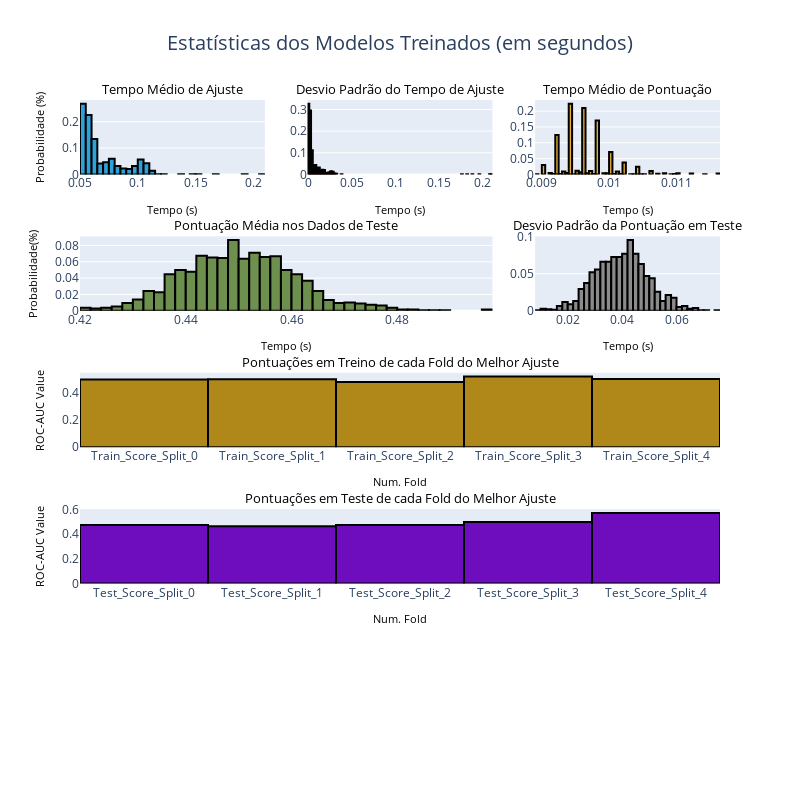

Notebook code cell kept with this figure:
### Code cell
analyze_model_lgr(model_v3)

### Figure 1 — Plotly figure (JSON) as saved in the notebook; plotly's stock layout.template omitted (floating-point values rounded to 4 significant figures; data arrays with more than 128 entries replaced by an {"elided": "..."} marker saying what was removed)
{"data": [{"histnorm": "probability", "marker": {"color": "#30a2da", "line": {"color": "rgb(0,0,0)", "width": 2}}, "name": "tempo médio de ajuste", "type": "histogram", "x": {"elided": "1365 float values"}, "xaxis": "x", "yaxis": "y"}, {"histnorm": "probability", "marker": {"color": "#fc4f30", "line": {"color": "rgb(0,0,0)", "width": 2}}, "name": "Desvio médio do tempo de treino", "type": "histogram", "x": {"elided": "1365 float values"}, "xaxis": "x2", "yaxis": "y2"}, {"histnorm": "probability", "marker": {"color": "#e5ae38", "line": {"color": "rgb(0,0,0)", "width": 2}}, "name": "Tempo médio de score", "type": "histogram", "x": {"elided": "1365 float values"}, "xaxis": "x3", "yaxis": "y3"}, {"histnorm": "probability", "marker": {"color": "#6d904f", "line": {"color": "rgb(0,0,0)", "width": 2}}, "name": "Pontuação Média nos Dados de Teste", "type": "histogram", "x": {"elided": "1365 float values"}, "xaxis": "x4", "yaxis": "y4"}, {"histnorm": "probability", "marker": {"color": "#8b8b8b", "line": {"color": "rgb(0,0,0)", "width": 2}}, "name": "Desvio Padrão da Pontuação em Teste", "type": "histogram", "x": {"elided": "1365 float values"}, "xaxis": "x5", "yaxis": "y5"}, {"marker": {"color": "#b08819", "line": {"color": "rgb(0,0,0)", "width": 2}}, "name": "Pontuação em Folds de Treino", "type": "bar", "x": ["Train_Score_Split_0", "Train_Score_Split_1", "Train_Score_Split_2", "Train_Score_Split_3", "Train_Score_Split_4"], "xaxis": "x6", "y": [0.4974, 0.5, 0.4793, 0.5194, 0.5013], "yaxis": "y6"}, {"marker": {"color": "#6e0dbd", "line": {"color": "rgb(0,0,0)", "width": 2}}, "name": "Pontuação em Folds de Teste", "type": "bar", "x": ["Test_Score_Split_0", "Test_Score_Split_1", "Test_Score_Split_2", "Test_Score_Split_3", "Test_Score_Split_4"], "xaxis": "x7", "y": [0.4742, 0.4639, 0.4742, 0.5, 0.5729], "yaxis": "y7"}], "layout": {"annotations": [{"font": {"color": "black", "size": 12.5}, "opacity": 1, "showarrow": false, "text": "Tempo Médio de Ajuste", "x": 0.1444, "xanchor": "center", "xref": "paper", "y": 1, "yanchor": "bottom", "yref": "paper"}, {"font": {"color": "black", "size": 12.5}, "opacity": 1, "showarrow": false, "text": "Desvio Padrão do Tempo de Ajuste", "x": 0.5, "xanchor": "center", "xref": "paper", "y": 1, "yanchor": "bottom", "yref": "paper"}, {"font": {"color": "black", "size": 12.5}, "opacity": 1, "showarrow": false, "text": "Tempo Médio de Pontuação", "x": 0.8556, "xanchor": "center", "xref": "paper", "y": 1, "yanchor": "bottom", "yref": "paper"}, {"font": {"color": "black", "size": 12.5}, "opacity": 1, "showarrow": false, "text": "Pontuação Média nos Dados de Teste", "x": 0.3222, "xanchor": "center", "xref": "paper", "y": 0.78, "yanchor": "bottom", "yref": "paper"}, {"font": {"color": "black", "size": 12.5}, "opacity": 1, "showarrow": false, "text": "Desvio Padrão da Pontuação em Teste", "x": 0.8556, "xanchor": "center", "xref": "paper", "y": 0.78, "yanchor": "bottom", "yref": "paper"}, {"font": {"color": "black", "size": 12.5}, "opacity": 1, "showarrow": false, "text": "Pontuações em Treino de cada Fold do Melhor Ajuste", "x": 0.5, "xanchor": "center", "xref": "paper", "y": 0.56, "yanchor": "bottom", "yref": "paper"}, {"font": {"color": "black", "size": 12.5}, "opacity": 1, "showarrow": false, "text": "Pontuações em Teste de cada Fold do Melhor Ajuste", "x": 0.5, "xanchor": "center", "xref": "paper", "y": 0.34, "yanchor": "bottom", "yref": "paper"}], "height": 800, "showlegend": false, "title": {"font": {"size": 20}, "text": "Estatísticas dos Modelos Treinados (em segundos)", "x": 0.5}, "width": 800, "xaxis": {"anchor": "y", "domain": [0, 0.2889], "title": {"font": {"color": "black", "size": 11}, "text": "Tempo (s)"}}, "xaxis2": {"anchor": "y2", "domain": [0.3556, 0.6444], "title": {"font": {"color": "black", "size": 11}, "text": "Tempo (s)"}}, "xaxis3": {"anchor": "y3", "domain": [0.7111, 1], "title": {"font": {"color": "black", "size": 11}, "text": "Tempo (s)"}}, "xaxis4": {"anchor": "y4", "domain": [0, 0.6444], "title": {"font": {"color": "black", "size": 11}, "text": "Tempo (s)"}}, "xaxis5": {"anchor": "y5", "domain": [0.7111, 1], "title": {"font": {"color": "black", "size": 11}, "text": "Tempo (s)"}}, "xaxis6": {"anchor": "y6", "domain": [0, 1], "title": {"font": {"color": "black", "size": 11}, "text": "Num. Fold"}}, "xaxis7": {"anchor": "y7", "domain": [0, 1], "title": {"font": {"color": "black", "size": 11}, "text": "Num. Fold"}}, "xaxis8": {"anchor": "y8", "domain": [0, 1], "title": {"font": {"color": "black", "size": 11}, "text": "Tempo (s)"}}, "yaxis": {"anchor": "x", "domain": [0.88, 1], "title": {"font": {"color": "black", "size": 11}, "text": "Probabilidade (%)"}}, "yaxis2": {"anchor": "x2", "domain": [0.88, 1]}, "yaxis3": {"anchor": "x3", "domain": [0.88, 1]}, "yaxis4": {"anchor": "x4", "domain": [0.66, 0.78], "title": {"font": {"color": "black", "size": 11}, "text": "Probabilidade(%)"}}, "yaxis5": {"anchor": "x5", "domain": [0.66, 0.78]}, "yaxis6": {"anchor": "x6", "domain": [0.44, 0.56], "title": {"font": {"color": "black", "size": 11}, "text": "ROC-AUC Value"}}, "yaxis7": {"anchor": "x7", "domain": [0.22, 0.34], "title": {"font": {"color": "black", "size": 11}, "text": "ROC-AUC Value"}}, "yaxis8": {"anchor": "x8", "domain": [0, 0.12]}}}
